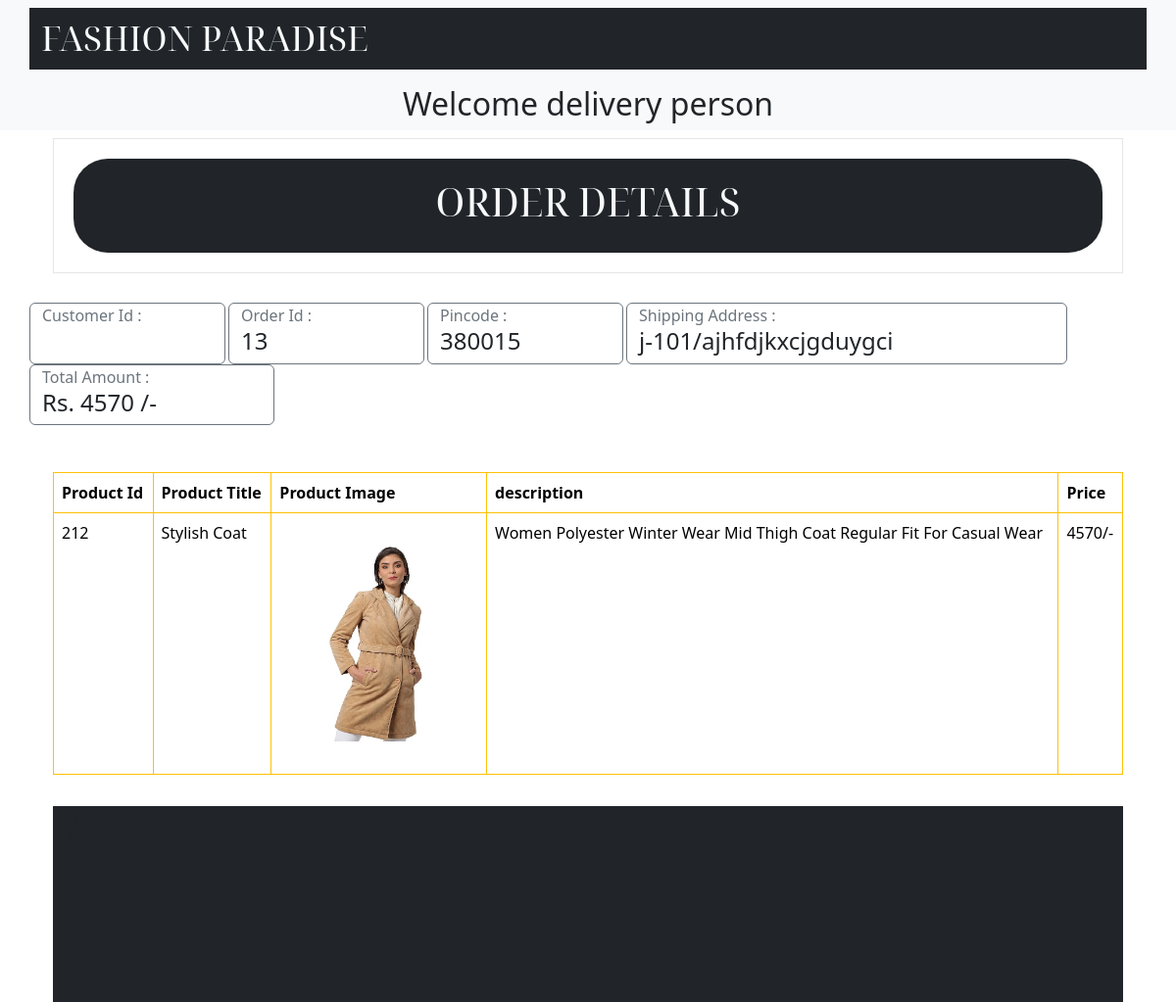
Screenshot of /delivery_person/delivery_person_see_order_details.php?see_order_details=13 (signed in) with the database file from the repository.
### tables this page shows
CREATE TABLE `orders` (
  `order_id` int(11) NOT NULL,
  `cust_id` int(11) NOT NULL,
  `dp_id` int(11) NOT NULL,
  `amount` decimal(10,0) NOT NULL,
  `num_of_item` int(11) NOT NULL,
  `payment_status` varchar(30) NOT NULL DEFAULT 'Pending',
  `order_date` timestamp NOT NULL DEFAULT current_timestamp(),
  `order_status` varchar(30) NOT NULL DEFAULT 'pending',
  `delivery_date` int(11) NOT NULL,
  `shipping_address` varchar(50) NOT NULL,
  `pincode` varchar(6) NOT NULL,
  `payment_method` varchar(20) NOT NULL DEFAULT 'COD'
);

CREATE TABLE `order_line_items` (
  `order_item_id` int(11) NOT NULL,
  `product_id` int(11) NOT NULL,
  `order_id` int(11) NOT NULL,
  `quantity` int(11) NOT NULL,
  `price` decimal(10,0) NOT NULL
);

CREATE TABLE `products` (
  `product_id` int(11) NOT NULL,
  `product_title` varchar(100) NOT NULL,
  `product_description` varchar(255) NOT NULL,
  `product_keywords` varchar(255) NOT NULL,
  `cat_id` int(11) NOT NULL,
  `product_image` varchar(255) NOT NULL,
  `product_price` int(50) NOT NULL,
  `date` timestamp NOT NULL DEFAULT current_timestamp(),
  `status` varchar(100) NOT NULL
);

### delivery_person/delivery_person_see_order_details.php (the view, shortened to what this page needs)
<?php
include ("../includes/connect.php");
?>
<!DOCTYPE html>
<html lang="en">
<head>
    <link rel="stylesheet" href="../bootstrap.css">
    <link rel="stylesheet"
        href="https://cdn.jsdelivr.net/npm/@fortawesome/fontawesome-free@6.4.2 bg-dark/css/fontawesome.min.css"
>
</head>
<body>
    <nav class="navbar navbar-expand-lg bg-body-tertiary">
        <div class="container bg-dark ">
            <a class="top-navbar navbar-brand text-light " href="#">FASHION PARADISE</a>
        </div>
    </nav>
    <div class="bg-light">
        <h2 class="text-center p-2">
            <?php
            if (isset($_SESSION["admin_of_fashion_paradise"])) {
                echo " Welcome " . $_SESSION["delivery_person_of_fashion_paradise"] . "";
            } else {
                echo "Welcome delivery person";
            }
            ?>
        </h2>
    </div>
    <div class="container">
        <div class="container">
            <div id="hotbox">
                <div class="box">
                    <div class="shop_by_cat container bg-dark text-light">
                        <div class="col-md-12">
                            <h1> ORDER details </h1>
                        </div>
                    </div>
                </div>
            </div>
        </div>
        <?php
        if (isset($_GET['see_order_details'])) {
            $fetch_order_id = (int) $_REQUEST['see_order_details'];
            $select_order_details = "select * from orders where order_id = $fetch_order_id";
            $result = mysqli_query($con, $select_order_details);
            while ($row = mysqli_fetch_assoc($result)) {
                $amt = $row["amount"];
                $ship = $row["shipping_address"];
                $pincode = $row["pincode"];
                echo "<div class='row'>";
                echo "<div class='col-2 border border-secondary rounded a'>";
                echo "<p class='mb-0 text-secondary'> Customer Id : </p>";
                echo "</div>";
                echo "<div class='col-3 border border-secondary b rounded'>";
                echo "<p class='mb-0 text-secondary'> Order Id : </p>";
                echo "<h4> " . $fetch_order_id . " </h4>";
                echo "</div>";
                echo "<div class='col-3 border border-secondary d rounded'>";
                echo "<p class='mb-0 text-secondary'> Pincode : </p>";
                echo "<h4> " . $pincode . " </h4>";
                echo "</div>";
                echo "<div class='col-3 border border-secondary c rounded'>";
                echo "<p class='mb-0 text-secondary'> Shipping Address : </p>";
                echo "<h4> " . $ship . " </h4>";
                echo "</div>";
                echo "<div class='col-3 border border-secondary f rounded'>";
                echo "<p class='mb-0 text-secondary'> Total Amount : </p>";
                echo "<h4>  Rs. " . $amt . " /-</h4>";
                echo "</div>";
                echo "</div>";
            }
        }
        ?>
        <div class="container">
            <div class="row">
                <form action="" method="post">
                    <table class="table table-bordered border-warning mt-5">
                        <tbody>
                            <?php
                            echo "<thead>
                                <tr>
                                <th>Product Id</th>
                                    <th>Product Title</th>
                                    <th>Product Image</th>
                                    <th>description</th>
                                    <th>Price</th>
                                </tr>
                                </thead>";
                            $select_query = "SELECT * FROM order_line_items where order_id =  $fetch_order_id";
                            $result_query = mysqli_query($con, $select_query);
                            while ($rr = mysqli_fetch_assoc($result_query)) {
                                $product_id = $rr["product_id"];
                                $select_query = "SELECT * FROM products where product_id = $product_id";
                                $result_select_query = mysqli_query($con, $select_query);
                                while ($row = mysqli_fetch_assoc($result_select_query)) {
                                    $product_title = $row['product_title'];
                                    $product_description = $row['product_description'];
                                    $product_image = $row['product_image'];
                                    $product_price = $row['product_price'];
                                    ?>
                                    <tr>
                                        <td>
                                            <?php
                                            echo $product_id;
                                            ?>
                                        </td>
                                        <td>
                                            <?php
                                            echo $product_title;
                                            ?>
                                        </td>
                                        <td>
                                            <img class="cart_image" src="../admin_area/product_images/<?php echo $product_image; ?>"
                                                alt="product_image">
                                        </td>
                                        <td>
                                            <?php
                                            echo $product_description;
                                            ?>
                                        </td>
                                        <td>
                                            <?php
                                            echo $product_price . "/-";
                                            ?>
                                        </td>
                                    </tr>
                                </tbody>
                                <?php
                                }
                            }
                            ?>
                    </table>
            </div>
            <div class="container-fluid bg-dark mt-3 mb-0">
                <h1 class="text-dark" style="margin-bottom:0%; height:200px;">#</h1>
            </div>
</body>
</html>

### delivery_person/delivery_person_see_order_details.php (style rules this page uses)
body { margin: 0; padding: 0; overflow: none; }
.top-navbar { font-size: 35px; font-family: "Orbitron", sans-serif; font-optical-sizing: auto; font-weight: 300; font-style: normal; }
.top-navbar { font-family: "Noto Serif Display", serif; font-optical-sizing: auto; font-weight: 400; font-style: normal; font-variation-settings: "wdth" 100; }
.box { background-color: #fff; margin: 0px 0px 30px; border: solid 1px #e6e6e6; padding: 20px; box-shadow: 0 1ox 5px rgba(0, 0, 0, 0.1); }
#hotbox { text-transform: uppercase; font-size: 36px; color: #4993e4; font-weight: 100; text-align: center; }
.shop_by_cat { padding: 20px; border-radius: 35px; font-family: "Noto Serif Display", serif; font-optical-sizing: auto; font-weight: 700; font-style: normal; font-variation-settings: "wdth" 100; color: aqua; }
img { width: 200px; height: 250px; object-fit: contain; }
.a, .b, .c, .d { margin-right: 3px; width: 200px; }
.c { width: 450px; word-wrap: break-word; }
.d { margin-right: 3px; width: 200px; }
.f { margin-right: 3px; width: 250px; }

### rows the page displays
orders: pincode "380015", shipping_address "j-101/ajhfdjkxcjgduygci", amount "4570"
order_line_items: product "212"
products: product_title "Stylish Coat", product_image (picture), product_description "Women Polyester Winter Wear Mid Thigh Coat Regular Fit For Casual Wear", product_price "4570"
